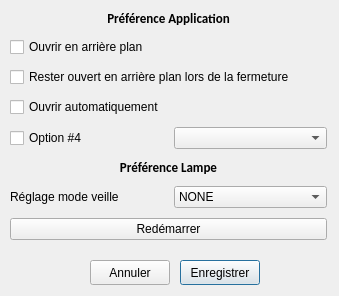
<?xml version="1.0" encoding="UTF-8"?>
<ui version="4.0">
 <class>SetupPreferenceDialog</class>
 <widget class="QDialog" name="SetupPreferenceDialog">
  <property name="geometry">
   <rect>
    <x>0</x>
    <y>0</y>
    <width>339</width>
    <height>296</height>
   </rect>
  </property>
  <property name="windowTitle">
   <string>Dialog</string>
  </property>
  <widget class="QPushButton" name="btEnregistre">
   <property name="geometry">
    <rect>
     <x>180</x>
     <y>260</y>
     <width>80</width>
     <height>25</height>
    </rect>
   </property>
   <property name="text">
    <string>Enregistrer</string>
   </property>
  </widget>
  <widget class="QPushButton" name="btAnnuler">
   <property name="geometry">
    <rect>
     <x>90</x>
     <y>260</y>
     <width>80</width>
     <height>25</height>
    </rect>
   </property>
   <property name="text">
    <string>Annuler</string>
   </property>
  </widget>
  <widget class="QWidget" name="verticalLayoutWidget">
   <property name="geometry">
    <rect>
     <x>10</x>
     <y>10</y>
     <width>317</width>
     <height>241</height>
    </rect>
   </property>
   <layout class="QVBoxLayout" name="verticalLayout">
    <property name="spacing">
     <number>10</number>
    </property>
    <item>
     <layout class="QVBoxLayout" name="verticalLayout_4">
      <item>
       <widget class="QLabel" name="label_3">
        <property name="font">
         <font>
          <family>Calibri</family>
          <pointsize>10</pointsize>
          <weight>75</weight>
          <bold>true</bold>
         </font>
        </property>
        <property name="text">
         <string>Préférence Application</string>
        </property>
        <property name="alignment">
         <set>Qt::AlignCenter</set>
        </property>
       </widget>
      </item>
      <item>
       <widget class="QCheckBox" name="cbOption_1">
        <property name="text">
         <string>Ouvrir en arrière plan</string>
        </property>
       </widget>
      </item>
      <item>
       <widget class="QCheckBox" name="cbOption_2">
        <property name="text">
         <string>Rester ouvert en arrière plan lors de la fermeture</string>
        </property>
       </widget>
      </item>
      <item>
       <widget class="QCheckBox" name="cbOption_3">
        <property name="text">
         <string>Ouvrir automatiquement</string>
        </property>
       </widget>
      </item>
      <item>
       <layout class="QHBoxLayout" name="horizontalLayout_3">
        <item>
         <widget class="QCheckBox" name="cbOption_4">
          <property name="text">
           <string>Option #4</string>
          </property>
         </widget>
        </item>
        <item>
         <widget class="QComboBox" name="cbList_1"/>
        </item>
       </layout>
      </item>
     </layout>
    </item>
    <item>
     <layout class="QVBoxLayout" name="verticalLayout_2">
      <item>
       <widget class="QLabel" name="label_2">
        <property name="font">
         <font>
          <family>Calibri</family>
          <pointsize>10</pointsize>
          <weight>75</weight>
          <bold>true</bold>
         </font>
        </property>
        <property name="layoutDirection">
         <enum>Qt::LeftToRight</enum>
        </property>
        <property name="text">
         <string>Préférence Lampe</string>
        </property>
        <property name="alignment">
         <set>Qt::AlignCenter</set>
        </property>
       </widget>
      </item>
      <item>
       <layout class="QHBoxLayout" name="horizontalLayout">
        <item>
         <widget class="QLabel" name="label">
          <property name="text">
           <string>Réglage mode veille</string>
          </property>
         </widget>
        </item>
        <item>
         <widget class="QComboBox" name="comboBoxSleep">
          <property name="styleSheet">
           <string notr="true"/>
          </property>
          <property name="sizeAdjustPolicy">
           <enum>QComboBox::AdjustToContentsOnFirstShow</enum>
          </property>
          <property name="duplicatesEnabled">
           <bool>false</bool>
          </property>
          <property name="frame">
           <bool>true</bool>
          </property>
          <item>
           <property name="text">
            <string>NONE</string>
           </property>
          </item>
          <item>
           <property name="text">
            <string>OFF</string>
           </property>
          </item>
          <item>
           <property name="text">
            <string>ON</string>
           </property>
          </item>
          <item>
           <property name="text">
            <string>BREATHING</string>
           </property>
          </item>
          <item>
           <property name="text">
            <string>VEILLEUSE</string>
           </property>
          </item>
         </widget>
        </item>
       </layout>
      </item>
     </layout>
    </item>
    <item>
     <widget class="QPushButton" name="pbReboot">
      <property name="text">
       <string>Redémarrer</string>
      </property>
     </widget>
    </item>
    <item>
     <spacer name="verticalSpacer_2">
      <property name="orientation">
       <enum>Qt::Vertical</enum>
      </property>
      <property name="sizeHint" stdset="0">
       <size>
        <width>20</width>
        <height>40</height>
       </size>
      </property>
     </spacer>
    </item>
   </layout>
  </widget>
 </widget>
 <resources/>
 <connections/>
</ui>
